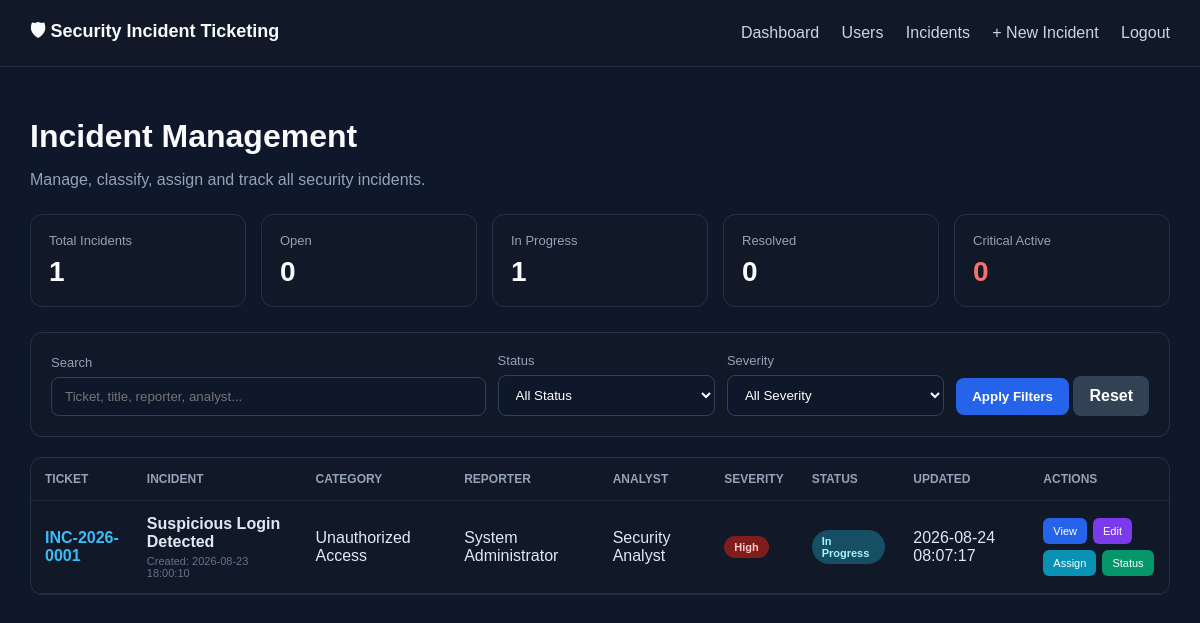
The page /admin/incidents.php (signed in) on the database its author committed.
### tables this page shows
CREATE TABLE `incidents` (
  `id` int UNSIGNED NOT NULL,
  `ticket_number` varchar(30) NOT NULL,
  `title` varchar(255) NOT NULL,
  `description` text NOT NULL,
  `category_id` int UNSIGNED DEFAULT NULL,
  `severity` enum('low','medium','high','critical') NOT NULL DEFAULT 'low',
  `status` enum('open','in_progress','resolved','closed') NOT NULL DEFAULT 'open',
  `reported_by` int UNSIGNED NOT NULL,
  `assigned_to` int UNSIGNED DEFAULT NULL,
  `created_at` timestamp NULL DEFAULT CURRENT_TIMESTAMP,
  `updated_at` timestamp NULL DEFAULT CURRENT_TIMESTAMP ON UPDATE CURRENT_TIMESTAMP
);

CREATE TABLE `incident_categories` (
  `id` int UNSIGNED NOT NULL,
  `name` varchar(100) NOT NULL,
  `description` text,
  `created_at` timestamp NULL DEFAULT CURRENT_TIMESTAMP
);

CREATE TABLE `users` (
  `id` int UNSIGNED NOT NULL,
  `name` varchar(100) NOT NULL,
  `email` varchar(150) NOT NULL,
  `password` varchar(255) NOT NULL,
  `role` enum('admin','analyst','user') NOT NULL DEFAULT 'user',
  `status` enum('active','inactive') NOT NULL DEFAULT 'active',
  `created_at` timestamp NULL DEFAULT CURRENT_TIMESTAMP
);

### config/security.php (called while the page is built, shortened)
<?php
function e(?string $value): string
{
    return htmlspecialchars(
        $value ?? '',
        ENT_QUOTES,
        'UTF-8'
    );
}

### admin/incidents.php (the view, shortened to what this page needs)
<?php
require_once __DIR__ . '/../config/database.php';
require_once __DIR__ . '/../config/security.php';
$search = trim($_GET['search'] ?? '');
$status = $_GET['status'] ?? 'all';
$severity = $_GET['severity'] ?? 'all';
$sql = "
    SELECT
        i.id,
        i.ticket_number,
        i.title,
        i.severity,
        i.status,
        i.created_at,
        i.updated_at,
        c.name AS category_name,
        reporter.name AS reporter_name,
        analyst.name AS analyst_name
    FROM incidents i
    LEFT JOIN incident_categories c
        ON i.category_id = c.id
    LEFT JOIN users reporter
        ON i.reported_by = reporter.id
    LEFT JOIN users analyst
        ON i.assigned_to = analyst.id
    WHERE 1=1
";
$params = [];
$sql .= "
    ORDER BY
        CASE i.severity
            WHEN 'critical' THEN 1
            WHEN 'high' THEN 2
            WHEN 'medium' THEN 3
            WHEN 'low' THEN 4
        END,
        i.updated_at DESC
";
$stmt = $pdo->prepare($sql);
$stmt->execute($params);
$incidents = $stmt->fetchAll();
$totalIncidents = (int)$pdo
    ->query("SELECT COUNT(*) FROM incidents")
    ->fetchColumn();
$openIncidents = (int)$pdo
    ->query(
        "SELECT COUNT(*)
         FROM incidents
         WHERE status = 'open'"
    )
    ->fetchColumn();
$inProgress = (int)$pdo
    ->query(
        "SELECT COUNT(*)
         FROM incidents
         WHERE status = 'in_progress'"
    )
    ->fetchColumn();
$resolved = (int)$pdo
    ->query(
        "SELECT COUNT(*)
         FROM incidents
         WHERE status = 'resolved'"
    )
    ->fetchColumn();
$critical = (int)$pdo
    ->query(
        "SELECT COUNT(*)
         FROM incidents
         WHERE severity = 'critical'
         AND status != 'closed'"
    )
    ->fetchColumn();
?>
<!DOCTYPE html>
<html lang="en">
<head>
</head>
<body>
<div class="navbar">
    <div class="brand">
        🛡 Security Incident Ticketing
    </div>
    <div>
        <a href="dashboard.php">
            Dashboard
        </a>
        <a href="users.php">
            Users
        </a>
        <a href="incidents.php">
            Incidents
        </a>
        <a href="../incidents/create.php">
            + New Incident
        </a>
        <a href="../auth/logout.php">
            Logout
        </a>
    </div>
</div>
<div class="container">
    <div class="header">
        <h1>
            Incident Management
        </h1>
        <p>
            Manage, classify, assign and track all
            security incidents.
        </p>
    </div>
    <div class="stats">
        <div class="stat">
            <div class="stat-label">
                Total Incidents
            </div>
            <div class="stat-value">
                <?= $totalIncidents ?>
            </div>
        </div>
        <div class="stat">
            <div class="stat-label">
                Open
            </div>
            <div class="stat-value">
                <?= $openIncidents ?>
            </div>
        </div>
        <div class="stat">
            <div class="stat-label">
                In Progress
            </div>
            <div class="stat-value">
                <?= $inProgress ?>
            </div>
        </div>
        <div class="stat">
            <div class="stat-label">
                Resolved
            </div>
            <div class="stat-value">
                <?= $resolved ?>
            </div>
        </div>
        <div class="stat">
            <div class="stat-label">
                Critical Active
            </div>
            <div
                class="stat-value critical-value"
            >
                <?= $critical ?>
            </div>
        </div>
    </div>
    <div class="filter-card">
        <form method="GET">
            <div class="filters">
                <div class="form-group">
                    <label>
                        Search
                    </label>
                    <input
                        type="text"
                        name="search"
                        placeholder="Ticket, title, reporter, analyst..."
                        value="<?= e($search) ?>"
                    >
                </div>
                <div class="form-group">
                    <label>
                        Status
                    </label>
                    <select name="status">
                        <option
                            value="all"
                            <?= $status === 'all'
                                ? 'selected'
                                : '' ?>
                        >
                            All Status
                        </option>
                    </select>
                </div>
                <div class="form-group">
                    <label>
                        Severity
                    </label>
                    <select name="severity">
                        <option
                            value="all"
                            <?= $severity === 'all'
                                ? 'selected'
                                : '' ?>
                        >
                            All Severity
                        </option>
                    </select>
                </div>
                <div>
                    <button type="submit">
                        Apply Filters
                    </button>
                    <a
                        href="incidents.php"
                        class="btn btn-secondary"
                    >
                        Reset
                    </a>
                </div>
            </div>
        </form>
    </div>
    <div class="table-card">
        <?php if (!$incidents): ?>
            <div class="empty">
                No incidents found.
            </div>
        <?php else: ?>
            <div class="table-wrapper">
                <table>
                    <thead>
                        <tr>
                            <th>
                                Ticket
                            </th>
                            <th>
                                Incident
                            </th>
                            <th>
                                Category
                            </th>
                            <th>
                                Reporter
                            </th>
                            <th>
                                Analyst
                            </th>
                            <th>
                                Severity
                            </th>
                            <th>
                                Status
                            </th>
                            <th>
                                Updated
                            </th>
                            <th>
                                Actions
                            </th>
                        </tr>
                    </thead>
                    <tbody>
                    <?php foreach (
                        $incidents
                        as $incident
                    ): ?>
                        <tr>
                            <td class="ticket">
                                <?= e(
                                    $incident[
                                        'ticket_number'
                                    ]
                                ) ?>
                            </td>
                            <td>
                                <div class="title">
                                    <?= e(
                                        $incident['title']
                                    ) ?>
                                </div>
                                <span class="small">
                                    Created:
                                    <?= e(
                                        $incident['created_at']
                                    ) ?>
                                </span>
                            </td>
                            <td>
                                <?= e(
                                    $incident[
                                        'category_name'
                                    ]
                                    ?? 'N/A'
                                ) ?>
                            </td>
                            <td>
                                <?= e(
                                    $incident[
                                        'reporter_name'
                                    ]
                                    ?? 'N/A'
                                ) ?>
                            </td>
                            <td>
                                <?php if (
                                    $incident[
                                        'analyst_name'
                                    ]
                                ): ?>
                                    <?= e(
                                        $incident[
                                            'analyst_name'
                                        ]
                                    ) ?>
                                <?php endif; ?>
                            </td>
                            <td>
                                <span
                                    class="badge <?= e(
                                        $incident[
                                            'severity'
                                        ]
                                    ) ?>"
                                >
                                    <?= e(
                                        ucfirst(
                                            $incident[
                                                'severity'
                                            ]
                                        )
                                    ) ?>
                                </span>
                            </td>
                            <td>
                                <span
                                    class="badge <?= e(
                                        $incident[
                                            'status'
                                        ]
                                    ) ?>"
                                >
                                    <?= e(
                                        ucwords(
                                            str_replace(
                                                '_',
                                                ' ',
                                                $incident[
                                                    'status'
                                                ]
                                            )
                                        )
                                    ) ?>
                                </span>
                            </td>
                            <td>
                                <?= e(
                                    $incident[
                                        'updated_at'
                                    ]
                                ) ?>
                            </td>
                            <td>
                                <div class="actions">
                                    <a
                                        class="action"
                                        href="../incidents/view.php?id=<?= e(
                                            (string)$incident['id']
                                        ) ?>"
                                    >
                                        View
                                    </a>
                                    <a
                                        class="action action-edit"
                                        href="../incidents/edit.php?id=<?= e(
                                            (string)$incident['id']
                                        ) ?>"
                                    >
                                        Edit
                                    </a>
                                    <a
                                        class="action action-assign"
                                        href="../incidents/assign.php?id=<?= e(
                                            (string)$incident['id']
                                        ) ?>"
                                    >
                                        Assign
                                    </a>
                                    <a
                                        class="action action-status"
                                        href="../incidents/update-status.php?id=<?= e(
                                            (string)$incident['id']
                                        ) ?>"
                                    >
                                        Status
                                    </a>
                                </div>
                            </td>
                        </tr>
                    <?php endforeach; ?>
                    </tbody>
                </table>
            </div>
        <?php endif; ?>
    </div>
</div>
</body>
</html>

### rows shown on the page
incidents: ticket_number "INC-2026-0001", title "Suspicious Login Detected", created_at "2026-08-23 18:00:10", category.name "Unauthorized Access", reported_by.name "System Administrator", assigned_to.name "Security Analyst", severity "High", status "In Progress", updated_at "2026-08-24 08:07:17"

### other values the page prints
$totalIncidents "1"
$openIncidents "0"
$inProgress "1"
$resolved "0"
$critical "0"
